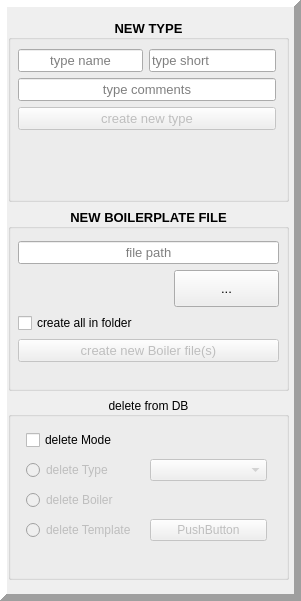
       <widget class="QFrame" name="frame">
        <property name="geometry">
         <rect>
          <x>660</x>
          <y>20</y>
          <width>301</width>
          <height>601</height>
         </rect>
        </property>
        <property name="layoutDirection">
         <enum>Qt::LeftToRight</enum>
        </property>
        <property name="styleSheet">
         <string notr="true"/>
        </property>
        <property name="frameShape">
         <enum>QFrame::Panel</enum>
        </property>
        <property name="frameShadow">
         <enum>QFrame::Raised</enum>
        </property>
        <property name="lineWidth">
         <number>7</number>
        </property>
        <property name="midLineWidth">
         <number>10</number>
        </property>
        <widget class="QWidget" name="verticalLayoutWidget">
         <property name="geometry">
          <rect>
           <x>8</x>
           <y>19</y>
           <width>281</width>
           <height>561</height>
          </rect>
         </property>
         <layout class="QVBoxLayout" name="verticalLayout">
          <item>
           <widget class="QGroupBox" name="newtype_groupbox">
            <property name="enabled">
             <bool>true</bool>
            </property>
            <property name="font">
             <font>
              <pointsize>10</pointsize>
              <weight>75</weight>
              <bold>true</bold>
              <underline>false</underline>
             </font>
            </property>
            <property name="styleSheet">
             <string notr="true"/>
            </property>
            <property name="title">
             <string>NEW TYPE</string>
            </property>
            <property name="alignment">
             <set>Qt::AlignCenter</set>
            </property>
            <property name="flat">
             <bool>false</bool>
            </property>
            <property name="checkable">
             <bool>false</bool>
            </property>
            <widget class="QWidget" name="formLayoutWidget">
             <property name="geometry">
              <rect>
               <x>10</x>
               <y>30</y>
               <width>258</width>
               <height>111</height>
              </rect>
             </property>
             <layout class="QFormLayout" name="formLayout">
              <item row="0" column="0">
               <widget class="QLineEdit" name="newtype_name_lineinput">
                <property name="font">
                 <font>
                  <pointsize>10</pointsize>
                  <weight>50</weight>
                  <bold>false</bold>
                  <underline>false</underline>
                 </font>
                </property>
                <property name="alignment">
                 <set>Qt::AlignCenter</set>
                </property>
                <property name="placeholderText">
                 <string>type name</string>
                </property>
               </widget>
              </item>
              <item row="0" column="1">
               <widget class="QLineEdit" name="newtype_shortname_lineinput">
                <property name="font">
                 <font>
                  <pointsize>10</pointsize>
                  <weight>50</weight>
                  <bold>false</bold>
                  <underline>false</underline>
                 </font>
                </property>
                <property name="placeholderText">
                 <string>type short</string>
                </property>
               </widget>
              </item>
              <item row="1" column="0" colspan="2">
               <widget class="QLineEdit" name="newtype_comments_lineinput">
                <property name="font">
                 <font>
                  <pointsize>10</pointsize>
                  <weight>50</weight>
                  <bold>false</bold>
                  <underline>false</underline>
                 </font>
                </property>
                <property name="alignment">
                 <set>Qt::AlignCenter</set>
                </property>
                <property name="placeholderText">
                 <string>type comments</string>
                </property>
               </widget>
              </item>
              <item row="2" column="0" colspan="2">
               <widget class="QPushButton" name="create_newtype_button">
                <property name="enabled">
                 <bool>false</bool>
                </property>
                <property name="font">
                 <font>
                  <pointsize>10</pointsize>
                  <weight>50</weight>
                  <bold>false</bold>
                  <underline>false</underline>
                  <kerning>true</kerning>
                 </font>
                </property>
                <property name="text">
                 <string>create new type</string>
                </property>
               </widget>
              </item>
             </layout>
            </widget>
           </widget>
          </item>
          <item>
           <widget class="QGroupBox" name="new_boiler_groupbox">
            <property name="enabled">
             <bool>true</bool>
            </property>
            <property name="font">
             <font>
              <pointsize>10</pointsize>
              <weight>75</weight>
              <bold>true</bold>
              <underline>false</underline>
             </font>
            </property>
            <property name="styleSheet">
             <string notr="true"/>
            </property>
            <property name="title">
             <string>NEW BOILERPLATE FILE</string>
            </property>
            <property name="alignment">
             <set>Qt::AlignCenter</set>
            </property>
            <widget class="QWidget" name="formLayoutWidget_2">
             <property name="geometry">
              <rect>
               <x>10</x>
               <y>33</y>
               <width>261</width>
               <height>121</height>
              </rect>
             </property>
             <layout class="QFormLayout" name="formLayout_2">
              <item row="0" column="0" colspan="2">
               <widget class="DragDropLineEdit" name="newboiler_filepath_lineinput">
                <property name="font">
                 <font>
                  <pointsize>10</pointsize>
                  <weight>50</weight>
                  <bold>false</bold>
                  <underline>false</underline>
                 </font>
                </property>
                <property name="alignment">
                 <set>Qt::AlignCenter</set>
                </property>
                <property name="placeholderText">
                 <string>file path</string>
                </property>
               </widget>
              </item>
              <item row="1" column="0">
               <spacer name="horizontalSpacer">
                <property name="orientation">
                 <enum>Qt::Horizontal</enum>
                </property>
                <property name="sizeHint" stdset="0">
                 <size>
                  <width>150</width>
                  <height>20</height>
                 </size>
                </property>
               </spacer>
              </item>
              <item row="1" column="1">
               <widget class="QToolButton" name="newboiler_selectfile_toolbutton">
                <property name="sizePolicy">
                 <sizepolicy hsizetype="Expanding" vsizetype="Expanding">
                  <horstretch>0</horstretch>
                  <verstretch>0</verstretch>
                 </sizepolicy>
                </property>
                <property name="font">
                 <font>
                  <pointsize>10</pointsize>
                  <weight>50</weight>
                  <bold>false</bold>
                  <underline>false</underline>
                 </font>
                </property>
                <property name="text">
                 <string>...</string>
                </property>
               </widget>
              </item>
              <item row="2" column="0" colspan="2">
               <widget class="QCheckBox" name="newboiler_createfromfolder_checkbox">
                <property name="font">
                 <font>
                  <pointsize>9</pointsize>
                  <weight>50</weight>
                  <bold>false</bold>
                  <underline>false</underline>
                 </font>
                </property>
                <property name="text">
                 <string>create all in folder</string>
                </property>
               </widget>
              </item>
              <item row="3" column="0" colspan="2">
               <widget class="QPushButton" name="newboiler_createboiler_button">
                <property name="enabled">
                 <bool>false</bool>
                </property>
                <property name="font">
                 <font>
                  <pointsize>10</pointsize>
                  <weight>50</weight>
                  <bold>false</bold>
                  <underline>false</underline>
                 </font>
                </property>
                <property name="text">
                 <string>create new Boiler file(s)</string>
                </property>
               </widget>
              </item>
             </layout>
            </widget>
           </widget>
          </item>
          <item>
           <widget class="QGroupBox" name="groupBox">
            <property name="enabled">
             <bool>true</bool>
            </property>
            <property name="styleSheet">
             <string notr="true"/>
            </property>
            <property name="title">
             <string>delete from DB</string>
            </property>
            <property name="alignment">
             <set>Qt::AlignCenter</set>
            </property>
            <widget class="QWidget" name="gridLayoutWidget_3">
             <property name="geometry">
              <rect>
               <x>8</x>
               <y>20</y>
               <width>261</width>
               <height>138</height>
              </rect>
             </property>
             <layout class="QGridLayout" name="gridLayout_4">
              <property name="leftMargin">
               <number>10</number>
              </property>
              <property name="topMargin">
               <number>10</number>
              </property>
              <property name="rightMargin">
               <number>10</number>
              </property>
              <property name="bottomMargin">
               <number>10</number>
              </property>
              <item row="2" column="0">
               <widget class="QRadioButton" name="delete_boiler_checkbox">
                <property name="enabled">
                 <bool>false</bool>
                </property>
                <property name="text">
                 <string>delete Boiler</string>
                </property>
               </widget>
              </item>
              <item row="1" column="0">
               <widget class="QRadioButton" name="delete_type_checkbox">
                <property name="enabled">
                 <bool>false</bool>
                </property>
                <property name="text">
                 <string>delete Type</string>
                </property>
               </widget>
              </item>
              <item row="1" column="1">
               <widget class="QComboBox" name="comboBox">
                <property name="enabled">
                 <bool>false</bool>
                </property>
               </widget>
              </item>
              <item row="3" column="0">
               <widget class="QRadioButton" name="delete_template_checkbox">
                <property name="enabled">
                 <bool>false</bool>
                </property>
                <property name="text">
                 <string>delete Template</string>
                </property>
               </widget>
              </item>
              <item row="3" column="1">
               <widget class="QPushButton" name="pushButton">
                <property name="enabled">
                 <bool>false</bool>
                </property>
                <property name="text">
                 <string>PushButton</string>
                </property>
               </widget>
              </item>
              <item row="0" column="0">
               <widget class="QCheckBox" name="delete_mode_checkbox">
                <property name="text">
                 <string>delete Mode</string>
                </property>
               </widget>
              </item>
             </layout>
            </widget>
           </widget>
          </item>
         </layout>
        </widget>
       </widget>
